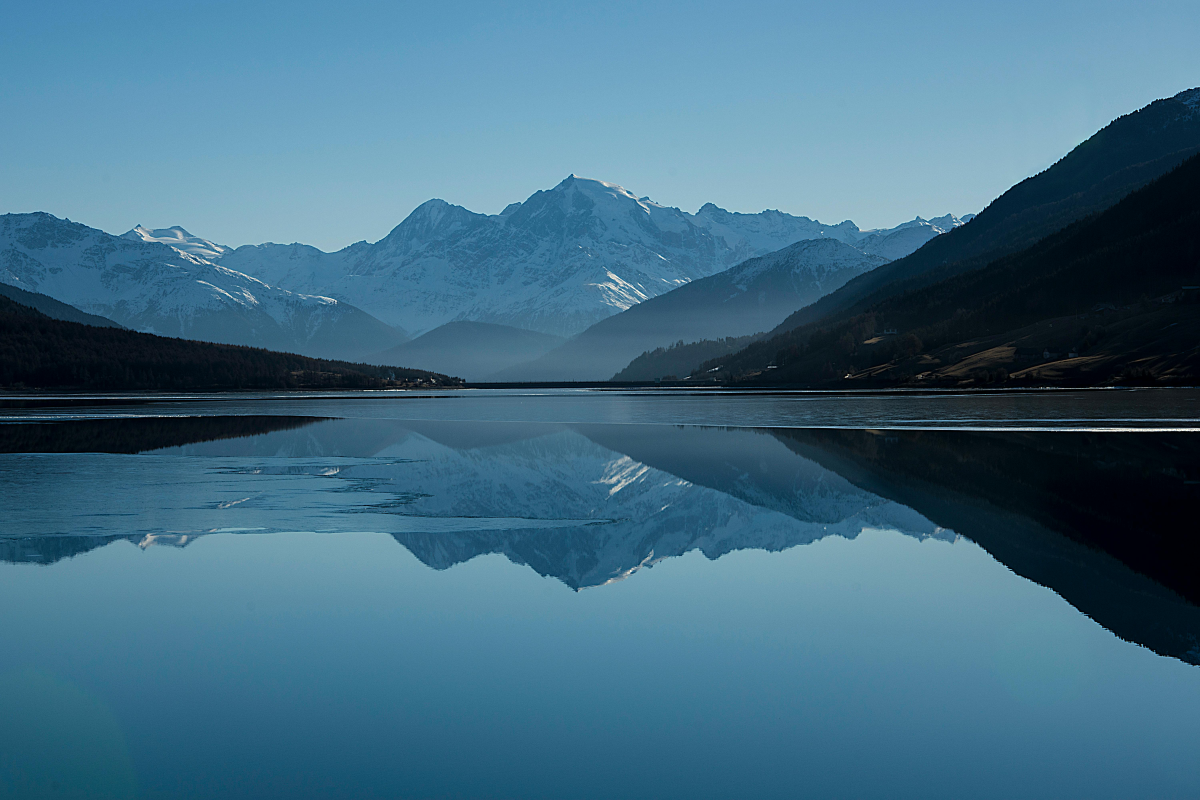
#> input picture image.jpg, 6000 x 4000 px, found by its file name (shown at 1/5 size)
$ jupyter execute Exp13.ipynb   (older library calls are emulated)
#> lines starting #> are read from the running program, lines starting #| are printed output that depends on the picture; after the words box and inside, x2 and y2 are one past the last pixel; in counts of white or black regions, pixels touching at a corner belong together
[cell 1]
import cv2
import numpy as np
import matplotlib.pyplot as plt
from skimage.feature import local_binary_pattern, graycomatrix, graycoprops
from skimage.filters import sobel
from sklearn.model_selection import train_test_split
from sklearn.svm import SVC
from sklearn.metrics import accuracy_score, classification_report, confusion_matrix
from sklearn.cluster import KMeans

# Load and preprocess image
image_path = r"C:\Users\Student\Documents\Img processing\image.jpg"
image = cv2.imread(image_path, cv2.IMREAD_GRAYSCALE)
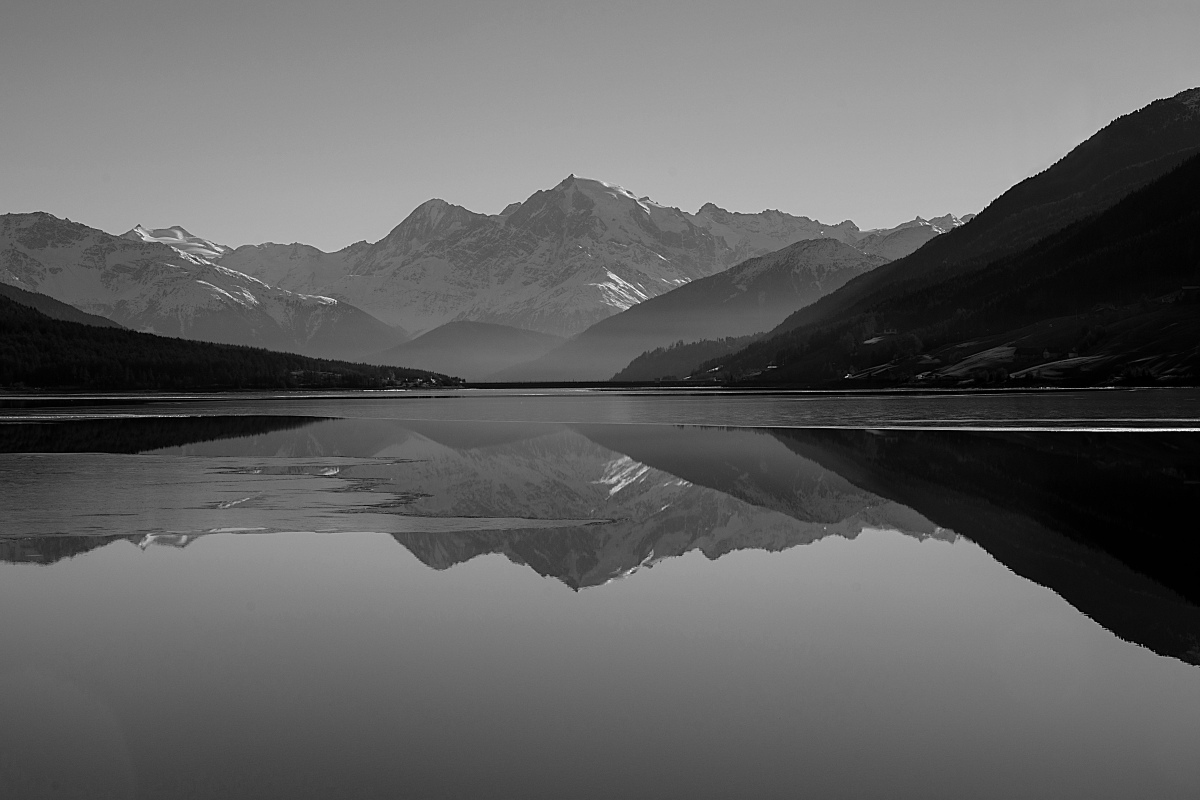
#> image: shape (4000, 6000) (shown at 1/5 size); min 0, max 255, mean 97.9

if image is None:
    raise FileNotFoundError(f"Image not found at {image_path}")

image = cv2.resize(image, (128, 128))  # Resize for consistency
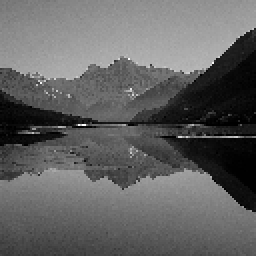
#> image: shape (128, 128) (shown 2 times larger); min 0, max 252, mean 97.8
blurred = cv2.GaussianBlur(image, (5, 5), 0)
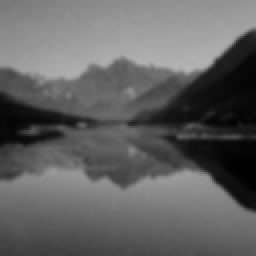
#> blurred: shape (128, 128) (shown 2 times larger); min 1, max 179, mean 97.8

# Feature Extraction
# 1. Edge Detection (Sobel)
edges = sobel(blurred)
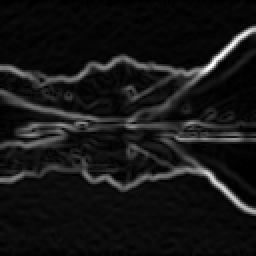
#> edges: shape (128, 128) float64 (shown 2 times larger); min 0, max 0.27, mean 0.0235; drawn with min black and max white

# 2. Texture Analysis (GLCM & LBP)
lbp = local_binary_pattern(image, P=8, R=1, method="uniform")
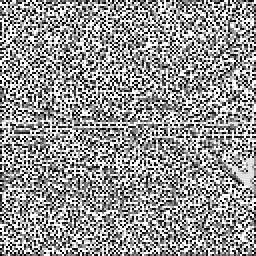
#> lbp: shape (128, 128) float64 (shown 2 times larger); min 0, max 9, mean 5.26; drawn with min black and max white

glcm = graycomatrix(image, distances=[1], angles=[0], levels=256, symmetric=True, normed=True)
contrast = graycoprops(glcm, 'contrast')[0, 0]
#> contrast = 207.7
dissimilarity = graycoprops(glcm, 'dissimilarity')[0, 0]
#> dissimilarity = 6.54
homogeneity = graycoprops(glcm, 'homogeneity')[0, 0]
#> homogeneity = 0.221
energy = graycoprops(glcm, 'energy')[0, 0]
#> energy = 0.021
correlation = graycoprops(glcm, 'correlation')[0, 0]
#> correlation = 0.959

# 3. Shape Detection using Contours
contours, _ = cv2.findContours(image, cv2.RETR_EXTERNAL, cv2.CHAIN_APPROX_SIMPLE)
#> contours = 1 contour; box (x1, y1, x2, y2) and area: (0, 0, 128, 128) 16122
shape_features = len(contours)
#> shape_features = 1

# Feature vector (Generate multiple unique feature vectors)
num_samples = 100
X = np.random.rand(num_samples, 6) * [contrast, dissimilarity, homogeneity, energy, correlation, shape_features]
#> X = 100 rows, first 6: [114, 4.68, 0.133, 0.0114, 0.406, 0.646], [90.89, 5.83, 0.213, 0.00805, 0.759, 0.529], [118, 6.05, 0.0157, 0.00183, 0.0194, 0.833], [161.6, 5.69, 0.216, 0.0168, 0.442, 0.781], [24.57, 4.18, 0.0317, 0.0198, 0.5, 0.415], [54.95, 5.06, 0.101, 0.0119, 0.018, 0.618]
y = np.random.randint(0, 2, num_samples)  # Binary labels (0 or 1)

# Classification (Supervised Learning - SVM)
X_train, X_test, y_train, y_test = train_test_split(X, y, test_size=0.2, random_state=42, stratify=y)
#> X_train = 80 rows, first 6: [167.7, 3.72, 0.0901, 0.00145, 0.669, 0.454], [129.5, 5.8, 0.137, 0.0028, 0.94, 0.872], [118, 6.05, 0.0157, 0.00183, 0.0194, 0.833], [196.8, 4.78, 0.0562, 0.00448, 0.497, 0.0257], [157.2, 4.16, 0.0531, 0.00337, 0.764, 0.959], [33.02, 0.722, 0.145, 0.0029, 0.188, 0.369]; X_test = 20 rows, first 6: [169, 2.59, 0.195, 0.0122, 0.845, 0.693], [53.88, 2.44, 0.13, 0.00572, 0.356, 0.197], [111.3, 3.86, 0.161, 0.00655, 0.382, 0.21], [161.6, 5.69, 0.216, 0.0168, 0.442, 0.781], [170.5, 0.635, 0.185, 0.00202, 0.936, 0.469], [135.4, 2.82, 0.198, 0.00771, 0.418, 0.892]; y_train = 80 values, max 1 at index 1, min 0 at index 0, mean 0.512; y_test = 20 values, max 1 at index 0, min 0 at index 4, mean 0.5

classifier = SVC(kernel='linear')
classifier.fit(X_train, y_train)
y_pred = classifier.predict(X_test)
#> y_pred = 20 values, max 1 at index 0, min 0 at index 1, mean 0.35

# Model Evaluation (Fixing UndefinedMetricWarning)
print("Accuracy:", accuracy_score(y_test, y_pred))
#| Accuracy: 0.65
print("Classification Report:\n", classification_report(y_test, y_pred, zero_division=1))
#| Classification Report:
#|                precision    recall  f1-score   support
#|            0       0.62      0.80      0.70        10
#|            1       0.71      0.50      0.59        10
#|     accuracy                           0.65        20
#|    macro avg       0.66      0.65      0.64        20
#| weighted avg       0.66      0.65      0.64        20
print("Confusion Matrix:\n", confusion_matrix(y_test, y_pred))
#| Confusion Matrix:
#|  [[8 2]
#|  [5 5]]

# Unsupervised Learning (Clustering - KMeans)
kmeans = KMeans(n_clusters=2, random_state=42, n_init=10)
kmeans.fit(X)
cluster_labels = kmeans.labels_

# Display results
fig, axes = plt.subplots(1, 3, figsize=(15, 5))
axes[0].imshow(image, cmap='gray'); axes[0].set_title("Original Image")
axes[1].imshow(edges, cmap='gray'); axes[1].set_title("Edge Detection (Sobel)")
axes[2].imshow(lbp, cmap='gray'); axes[2].set_title("Texture Features (LBP)")

for ax in axes:
    ax.axis('off')

plt.show()
